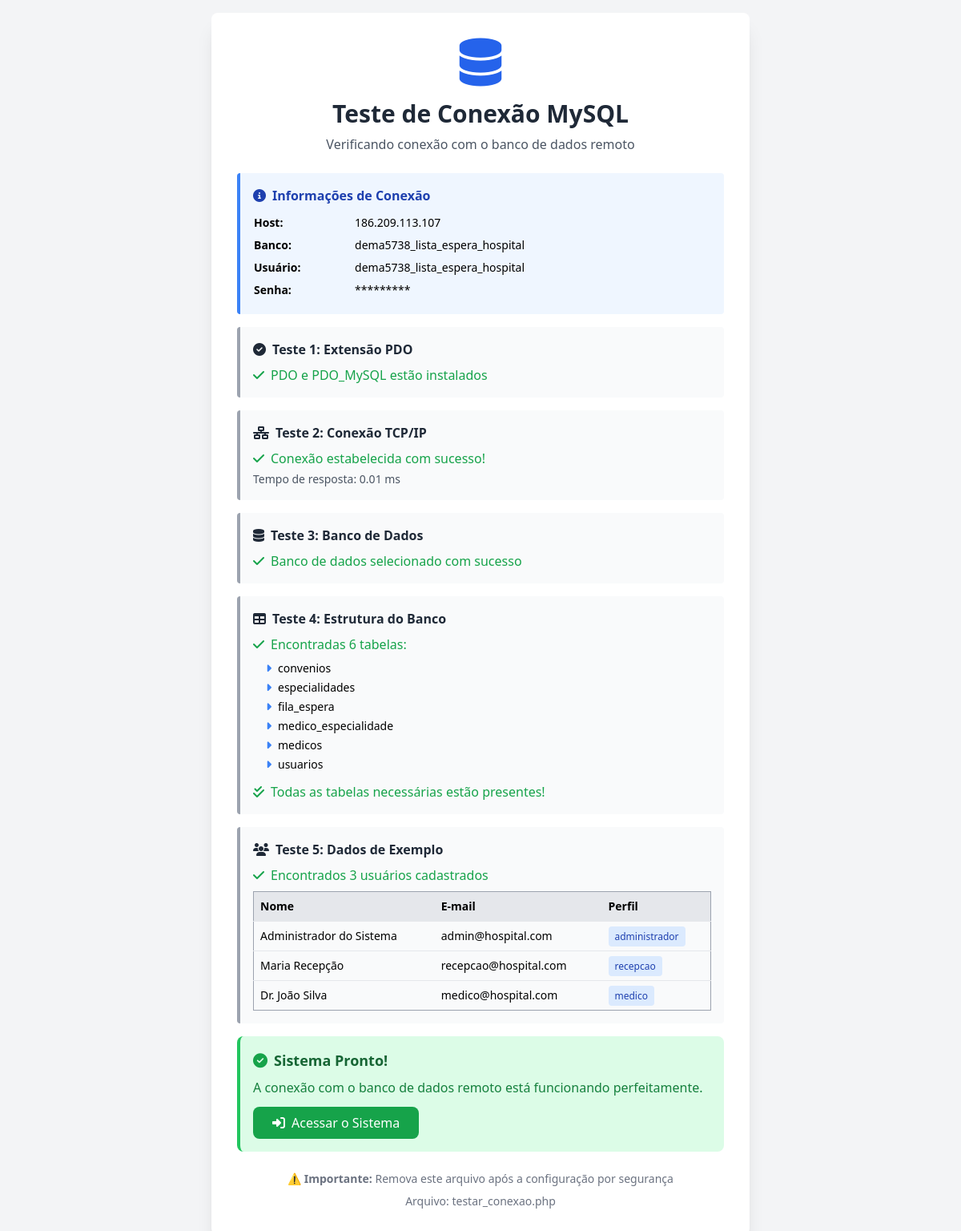
/testar_conexao.php, run on the app's committed database.
### tables this page shows
CREATE TABLE usuarios (
    id INT AUTO_INCREMENT PRIMARY KEY,
    nome VARCHAR(100) NOT NULL,
    email VARCHAR(100) NOT NULL UNIQUE,
    senha_hash VARCHAR(255) NOT NULL,
    perfil ENUM('administrador', 'recepcao', 'medico') NOT NULL DEFAULT 'recepcao',
    ativo BOOLEAN DEFAULT TRUE,
    created_at TIMESTAMP DEFAULT CURRENT_TIMESTAMP,
    updated_at TIMESTAMP DEFAULT CURRENT_TIMESTAMP ON UPDATE CURRENT_TIMESTAMP,
    INDEX idx_email (email),
    INDEX idx_perfil (perfil)
);

### testar_conexao.php (the view, shortened to what this page needs)
<!DOCTYPE html>
<html lang="pt-BR">
<head>
    <script src="https://cdn.tailwindcss.com"></script>
    <link rel="stylesheet" href="https://cdnjs.cloudflare.com/ajax/libs/font-awesome/6.4.0/css/all.min.css">
</head>
<body class="bg-gray-100 min-h-screen flex items-center justify-center p-4">
    <div class="bg-white rounded-lg shadow-xl p-8 max-w-2xl w-full">
        <div class="text-center mb-6">
            <i class="fas fa-database text-blue-600 text-6xl mb-4"></i>
            <h1 class="text-3xl font-bold text-gray-800">Teste de Conexão MySQL</h1>
            <p class="text-gray-600 mt-2">Verificando conexão com o banco de dados remoto</p>
        </div>
        <div class="space-y-4">
            <?php
            $host = '186.209.113.107';
            $dbname = 'dema5738_lista_espera_hospital';
            $username = 'dema5738_lista_espera_hospital';
            $password = 'Dema@1973';
            echo '<div class="bg-blue-50 border-l-4 border-blue-500 p-4 rounded">';
            echo '<h3 class="font-bold text-blue-800 mb-2"><i class="fas fa-info-circle mr-2"></i>Informações de Conexão</h3>';
            echo '<table class="w-full text-sm">';
            echo '<tr><td class="py-1 font-semibold">Host:</td><td>' . htmlspecialchars($host) . '</td></tr>';
            echo '<tr><td class="py-1 font-semibold">Banco:</td><td>' . htmlspecialchars($dbname) . '</td></tr>';
            echo '<tr><td class="py-1 font-semibold">Usuário:</td><td>' . htmlspecialchars($username) . '</td></tr>';
            echo '<tr><td class="py-1 font-semibold">Senha:</td><td>' . str_repeat('*', strlen($password)) . '</td></tr>';
            echo '</table>';
            echo '</div>';
            echo '<div class="border-l-4 border-gray-400 bg-gray-50 p-4 rounded">';
            echo '<h3 class="font-bold text-gray-800 mb-2"><i class="fas fa-check-circle mr-2"></i>Teste 1: Extensão PDO</h3>';
            if (extension_loaded('pdo') && extension_loaded('pdo_mysql')) {
                echo '<p class="text-green-600"><i class="fas fa-check mr-2"></i>PDO e PDO_MySQL estão instalados</p>';
                $testePDO = true;
            } else {
                echo '<p class="text-red-600"><i class="fas fa-times mr-2"></i>PDO ou PDO_MySQL NÃO estão instalados</p>';
                echo '<p class="text-sm text-gray-600 mt-2">Ative as extensões no php.ini</p>';
                $testePDO = false;
            }
            echo '</div>';
            if ($testePDO) {
                echo '<div class="border-l-4 border-gray-400 bg-gray-50 p-4 rounded">';
                echo '<h3 class="font-bold text-gray-800 mb-2"><i class="fas fa-network-wired mr-2"></i>Teste 2: Conexão TCP/IP</h3>';
                try {
                    $inicio = microtime(true);
                    $conn = new PDO(
                        "mysql:host={$host};port=3306;charset=utf8mb4",
                        $username,
                        $password,
                        [
                            PDO::ATTR_ERRMODE => PDO::ERRMODE_EXCEPTION,
                            PDO::ATTR_TIMEOUT => 5
                        ]
                    );
                    $tempo = round((microtime(true) - $inicio) * 1000, 2);
                    echo '<p class="text-green-600"><i class="fas fa-check mr-2"></i>Conexão estabelecida com sucesso!</p>';
                    echo '<p class="text-sm text-gray-600 mt-1">Tempo de resposta: ' . $tempo . ' ms</p>';
                    $conexaoOK = true;
                } catch (PDOException $e) {
                    echo '<p class="text-red-600"><i class="fas fa-times mr-2"></i>Falha na conexão</p>';
                    echo '<p class="text-sm text-red-500 mt-2 font-mono bg-red-50 p-2 rounded">' . htmlspecialchars($e->getMessage()) . '</p>';
                    $conexaoOK = false;
                }
                echo '</div>';
                if ($conexaoOK) {
                    echo '<div class="border-l-4 border-gray-400 bg-gray-50 p-4 rounded">';
                    echo '<h3 class="font-bold text-gray-800 mb-2"><i class="fas fa-database mr-2"></i>Teste 3: Banco de Dados</h3>';
                    try {
                        $conn->exec("USE {$dbname}");
                        echo '<p class="text-green-600"><i class="fas fa-check mr-2"></i>Banco de dados selecionado com sucesso</p>';
                        $bancoOK = true;
                    } catch (PDOException $e) {
                        echo '<p class="text-red-600"><i class="fas fa-times mr-2"></i>Banco de dados não encontrado</p>';
                        echo '<p class="text-sm text-gray-600 mt-2">Execute o script schema.sql para criar o banco e as tabelas</p>';
                        $bancoOK = false;
                    }
                    echo '</div>';
                    if ($bancoOK) {
                        echo '<div class="border-l-4 border-gray-400 bg-gray-50 p-4 rounded">';
                        echo '<h3 class="font-bold text-gray-800 mb-2"><i class="fas fa-table mr-2"></i>Teste 4: Estrutura do Banco</h3>';
                        try {
                            $stmt = $conn->query("SHOW TABLES");
                            $tabelas = $stmt->fetchAll(PDO::FETCH_COLUMN);
                            if (count($tabelas) > 0) {
                                echo '<p class="text-green-600"><i class="fas fa-check mr-2"></i>Encontradas ' . count($tabelas) . ' tabelas:</p>';
                                echo '<ul class="mt-2 space-y-1 text-sm">';
                                foreach ($tabelas as $tabela) {
                                    echo '<li class="ml-4"><i class="fas fa-caret-right text-blue-500 mr-2"></i>' . htmlspecialchars($tabela) . '</li>';
                                }
                                echo '</ul>';
                                $tabelasEsperadas = ['usuarios', 'medicos', 'especialidades', 'convenios', 'medico_especialidade', 'fila_espera'];
                                $tabelasFaltando = array_diff($tabelasEsperadas, $tabelas);
                                if (empty($tabelasFaltando)) {
                                    echo '<p class="text-green-600 mt-3"><i class="fas fa-check-double mr-2"></i>Todas as tabelas necessárias estão presentes!</p>';
                                }
                            } else {
                                echo '<p class="text-orange-600"><i class="fas fa-exclamation-triangle mr-2"></i>Banco existe mas não há tabelas</p>';
                                echo '<p class="text-sm text-gray-600 mt-2">Execute o script schema.sql para criar as tabelas</p>';
                            }
                        } catch (PDOException $e) {
                            echo '<p class="text-red-600"><i class="fas fa-times mr-2"></i>Erro ao listar tabelas</p>';
                            echo '<p class="text-sm text-red-500 mt-2 font-mono bg-red-50 p-2 rounded">' . htmlspecialchars($e->getMessage()) . '</p>';
                        }
                        echo '</div>';
                        if (!empty($tabelas) && in_array('usuarios', $tabelas)) {
                            echo '<div class="border-l-4 border-gray-400 bg-gray-50 p-4 rounded">';
                            echo '<h3 class="font-bold text-gray-800 mb-2"><i class="fas fa-users mr-2"></i>Teste 5: Dados de Exemplo</h3>';
                            try {
                                $stmt = $conn->query("SELECT COUNT(*) as total FROM usuarios");
                                $result = $stmt->fetch(PDO::FETCH_ASSOC);
                                if ($result['total'] > 0) {
                                    echo '<p class="text-green-600"><i class="fas fa-check mr-2"></i>Encontrados ' . $result['total'] . ' usuários cadastrados</p>';
                                    $stmt = $conn->query("SELECT nome, email, perfil FROM usuarios LIMIT 5");
                                    $usuarios = $stmt->fetchAll(PDO::FETCH_ASSOC);
                                    echo '<table class="mt-2 w-full text-sm border">';
                                    echo '<thead class="bg-gray-200"><tr><th class="p-2 text-left">Nome</th><th class="p-2 text-left">E-mail</th><th class="p-2 text-left">Perfil</th></tr></thead>';
                                    echo '<tbody>';
                                    foreach ($usuarios as $user) {
                                        echo '<tr class="border-t">';
                                        echo '<td class="p-2">' . htmlspecialchars($user['nome']) . '</td>';
                                        echo '<td class="p-2">' . htmlspecialchars($user['email']) . '</td>';
                                        echo '<td class="p-2"><span class="px-2 py-1 bg-blue-100 text-blue-800 rounded text-xs">' . htmlspecialchars($user['perfil']) . '</span></td>';
                                        echo '</tr>';
                                    }
                                    echo '</tbody></table>';
                                } else {
                                    echo '<p class="text-orange-600"><i class="fas fa-exclamation-triangle mr-2"></i>Tabela usuarios existe mas está vazia</p>';
                                    echo '<p class="text-sm text-gray-600 mt-2">Execute o script schema.sql completo para inserir dados de exemplo</p>';
                                }
                            } catch (PDOException $e) {
                                echo '<p class="text-red-600"><i class="fas fa-times mr-2"></i>Erro ao consultar usuários</p>';
                            }
                            echo '</div>';
                        }
                    }
                }
            }
            echo '<div class="mt-6 p-4 rounded-lg ' . (isset($bancoOK) && $bancoOK ? 'bg-green-100 border-green-500' : 'bg-red-100 border-red-500') . ' border-l-4">';
            echo '<h3 class="font-bold text-lg mb-2">';
            if (isset($bancoOK) && $bancoOK) {
                echo '<i class="fas fa-check-circle text-green-600 mr-2"></i><span class="text-green-800">Sistema Pronto!</span>';
                echo '</h3>';
                echo '<p class="text-green-700">A conexão com o banco de dados remoto está funcionando perfeitamente.</p>';
                echo '<p class="mt-3"><a href="/listaespera/login.php" class="inline-block bg-green-600 hover:bg-green-700 text-white px-6 py-2 rounded-lg transition">';
                echo '<i class="fas fa-sign-in-alt mr-2"></i>Acessar o Sistema</a></p>';
            } else {
                echo '<i class="fas fa-times-circle text-red-600 mr-2"></i><span class="text-red-800">Problemas Detectados</span>';
                echo '</h3>';
                echo '<p class="text-red-700">Verifique os erros acima e siga as instruções em CONFIGURACAO_MYSQL_REMOTO.md</p>';
            }
            echo '</div>';
            ?>
        </div>
        <div class="mt-6 text-center text-sm text-gray-500">
            <p>⚠️ <strong>Importante:</strong> Remova este arquivo após a configuração por segurança</p>
            <p class="mt-2">Arquivo: testar_conexao.php</p>
        </div>
    </div>
</body>
</html>

### data on the page
usuarios: nome "Administrador do Sistema", email "admin@hospital.com", perfil "administrador"
usuarios: nome "Maria Recepção", email "recepcao@hospital.com", perfil "recepcao"
usuarios: nome "Dr. João Silva", email "medico@hospital.com", perfil "medico"

### other printed values
$host "186.209.113.107"
$dbname "dema5738_lista_espera_hospital"
$username "dema5738_lista_espera_hospital"
str_repeat('*', strlen($password)) "*********"
$tempo "0.01"
count($tabelas) "6"
$tabela "convenios"
$tabela "especialidades"
$tabela "fila_espera"
$tabela "medico_especialidade"
$tabela "medicos"
$tabela "usuarios"
$result['total'] "3"
